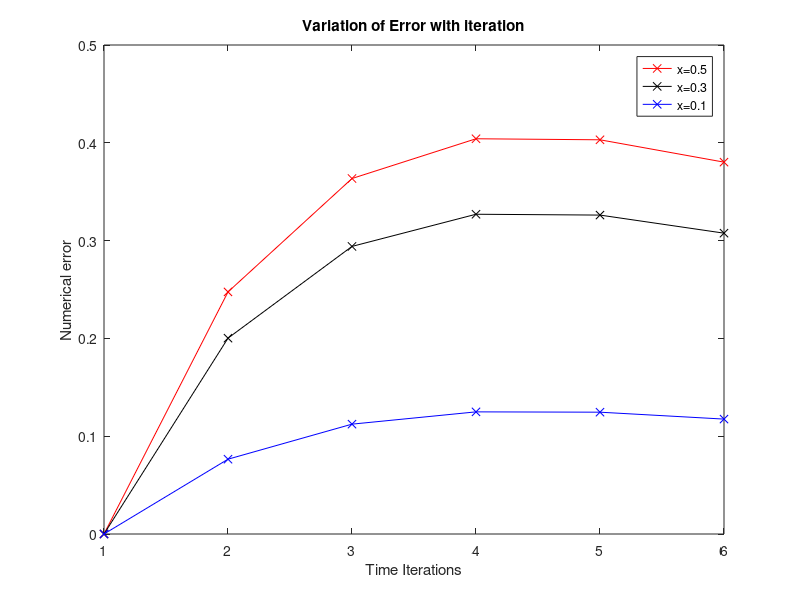

The MATLAB script that drew this image:
%This code solves one dimensional transient diffusion equation 
%( Parabolic partial differential equation) using theta method. It takes
%theta and time step (delta_t) as input. It gives temperature values at
%different space and time. Space X is discretized with delta_x=0.1 &
%temperature is calculated till 30 sec.This code also outputs a graph
%comparing variation in numeric error at different valus of X.
function a4q3
clc;
clear;
fprintf('\n Enter theta ');
theta=input('');
fprintf('\n Enter delta_t ');
delta_t=input('');
D=delta_t;
N=round(30/D);
%Defining initial and boundary conditions
T(1,:)=initial_f;
T(:,1)=0;
T(:,end)=0;
%Getting analytical soln 
y=zeros(N,11);
for j=1:11
y(1,j)=f(0,0.1*(j-1));
end
y(:,1)=0;
y(:,end)=0;
%Getting TDMA coefficients
for n=1:N-1
for i=1:9
    if (i==1)  
        b(i)=1+2*theta*D;
        c(i)=-theta*D;
        d(i)=(1-theta)*D*T(n,i+2)+(1-theta)*D*T(n,i)+((2*theta-2)*D+1)*T(n,i+1);
        
    elseif i==9 
        a(i)=-theta*D;
        b(i)=1+2*theta*D;
        d(i)=(1-theta)*D*T(n,i+2)+(1-theta)*D*T(n,i)+((2*theta-2)*D+1)*T(n,i+1);
    else
        a(i)=-theta*D;
        b(i)=1+2*theta*D;
        c(i)=-theta*D;
        d(i)=(1-theta)*D*T(n,i+2)+(1-theta)*D*T(n,i)+((2*theta-2)*D+1)*T(n,i+1);
    end
      y(n+1,i+1)=f((delta_t)*n,0.1*i) ;
         
end
  [b,d]=tdma(a,b,c,d);
  [x]=back(b,c,d);
  T(n+1,:)=[0 x 0];
  t_iter(n)=n;
end
T
err=T-y;
t_iter(N)=N;
%plotting Error graphs
plot(t_iter,err(:,6),'r-x',t_iter,err(:,4),'k-x',t_iter,err(:,2),'b-x');
title('Variation of Error with iteration');
legend('x=0.5','x=0.3','x=0.1');
xlabel('Time Iterations');
ylabel('Numerical error');
end
function [b,d]=tdma(a,b,c,d)
n=length(b);
for i=2:n
    m=a(i)/b(i-1);
    b(i)=b(i)-m*c(i-1);
    d(i)=d(i)-m*d(i-1);
end
end
function [x]=back(b,c,d)
n=length(b);
x(n)=d(n)/b(n);
for i=n-1:-1:1
    x(i)=(d(i)-c(i)*x(i+1))/b(i);
end
end
%Function to define initial condition
function T=initial_f
for i=1:11
 x=0.1*(i-1);
 T(i)=sin(pi*x);   
end
end
%Analytical Soln
function y=f(t,x)
alpha=0.01;
y=exp(-alpha*pi*pi*t)*sin(pi*x);
end
